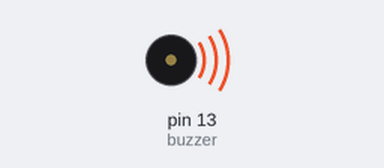
A sketch run on a simulated Arduino Uno, built with avr-gcc and run on an emulated ATmega328P. Parts: buzzer (waves = sounding).

Above: at 0.1 s.
Timing chart, 0 to 40.0 s (numbered marks = the images above):
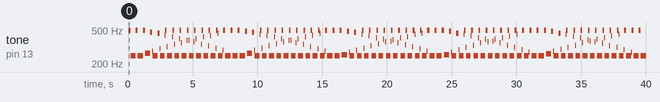

The sketch:

Buzzer_test.ino
```cpp
// (licence header left out)
int buzzer = 13; //Buzzer connect Pin13

void setup()
{
  pinMode(buzzer,OUTPUT);//Set digital IO pin mode, OUTPUT is output
}

void loop()
{
  unsigned char i,j;
  for(i=0; i<80; i++) //Output a frequency of sound
  {
    digitalWrite(buzzer,HIGH);
    delay(1);
    digitalWrite(buzzer,LOW);
    delay(1);
  }
  for(i=0; i<100; i++)
  //Output another frequency of sound,
  //Here 100 is the same as the previous 80,
  //Used to control the frequency, Can adjusted by yourself
  {
    digitalWrite(buzzer,HIGH);
    delay(2);
    digitalWrite(buzzer,LOW);
    delay(2);
  }
}
```

Measured:
- by itself, tone on pin 13 (buzzer): plays 496 Hz for 0.16 s, 249 Hz for 0.40 s, 496 Hz for 0.16 s, 249 Hz for 0.40 s, 496 Hz for 0.16 s, 268 Hz for 0.40 s … (242 notes in this stretch)
